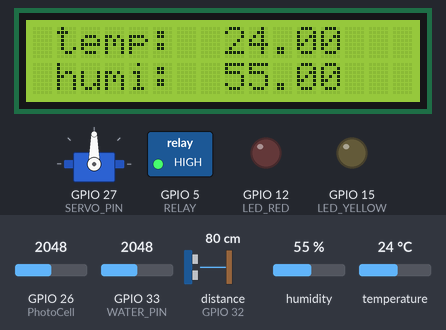
This sketch was run on a simulated ESP32. Shown: 16×2 character LCD, servo, switched loads named in the sketch (green lamp = pin HIGH), output pins drawn as LEDs (lit = HIGH). Wiring (inferred from the names in the program): ultrasonic range finder: trigger GPIO 13; echo GPIO 32. Inputs (shaded band) come from the test bench; at power-on: temperature 24 °C, GPIO 26 (PhotoCell) = 2048, humidity 55 %, distance to the obstacle (sensor on GPIO 32) 80 cm, GPIO 33 (WATER_PIN) = 2048. The echo pulse lasts 58.3 µs per cm; pins used as bus, display or sensor lines are not drawn; what the sketch prints to the serial monitor is not drawn.

Above: at 3.7 s.
3.8 s: temperature set to 27 °C
At 7.9 s:
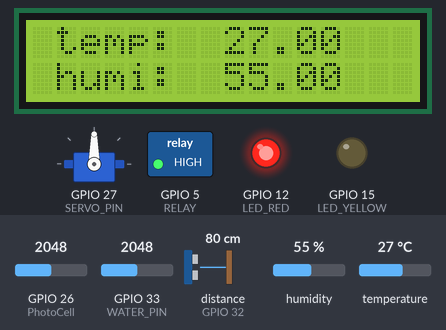
8.6 s: GPIO 26 (PhotoCell) set to 1944
At 11.9 s:
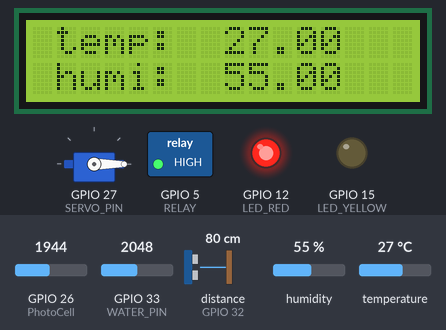
13.4 s: humidity set to 42 %
At 14.9 s:
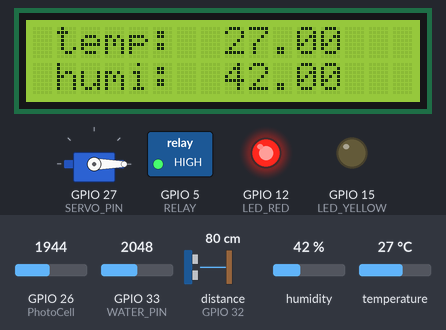
18.2 s: humidity set to 39 %
At 20.9 s:
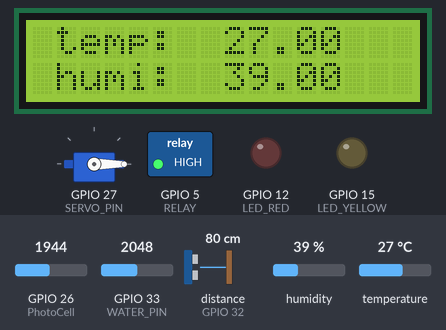
23.0 s: distance to the obstacle (sensor on GPIO 32) set to 2 cm
At 26.8 s:
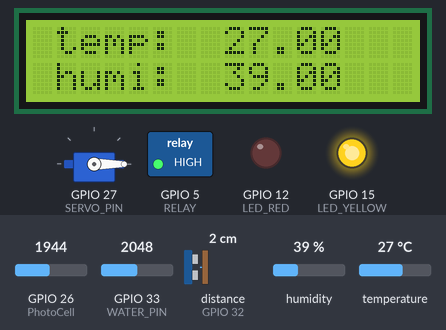
27.8 s: GPIO 33 (WATER_PIN) set to 460
At 29.7 s:
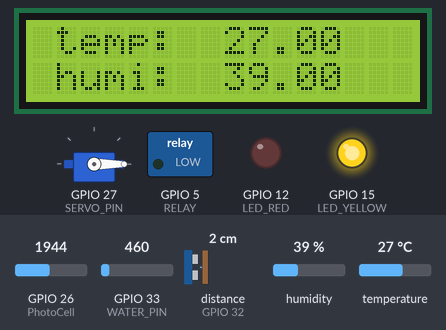
Timing chart, 0 to 31.2 s (numbered marks = the images above; inputs shaded):
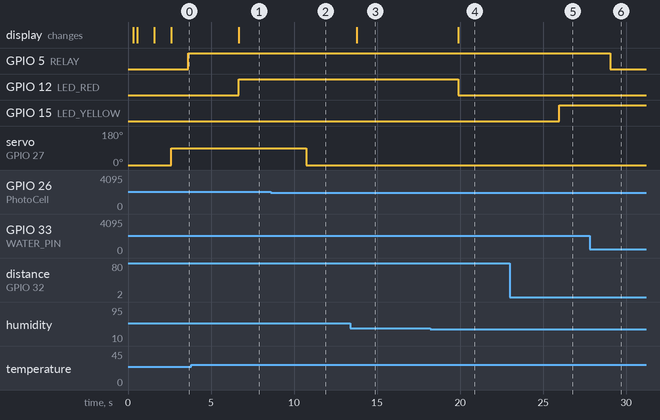

Measured:
- the behaviour switches between 25 and 26 °C on temperature (found by bisection; images 0 and 1)
- the behaviour switches between 2001 and 2000 on GPIO 26 (PhotoCell) (found by bisection; images 1 and 2)
- the behaviour switches between 41 and 40 % on humidity (found by bisection; images 3 and 4)
- after the input at 3.8 s, GPIO 12 (LED_RED): LOW → HIGH after 2.9 s; the display: changes after 2.9 s (image 1)
- after the input at 8.6 s, servo on GPIO 27 (SERVO_PIN): 90° → 0° after 2.1 s
- after the input at 13.4 s, the display: changes after 0.38 s (image 3)
- after the input at 18.2 s, GPIO 12 (LED_RED): HIGH → LOW after 1.7 s; the display: changes after 1.7 s (image 4)
- after the input at 23.0 s, GPIO 15 (LED_YELLOW): LOW → HIGH after 3.0 s
- after the input at 27.8 s, GPIO 5 (RELAY): HIGH → LOW after 1.2 s

The sketch:

Arduino_GreenHouseProject.ino
```cpp
// C++ code
//
#include <LiquidCrystal_I2C.h>
#include <ESP32Servo.h>
#include <DHT.h>
#define DHTTYPE DHT11
#define SPEED_OF_SOUND 0.034

LiquidCrystal_I2C LCD(0x27, 16, 2);
static const int DHT_PIN = 4;
static const int LED_RED = 12;
static const int LED_YELLOW = 15;
static int SERVO_PIN = 27;
static int PhotoCell = 26;
static int WATER_PIN = 33;
static int RELAY = 5;
const int TRIGGER_PIN = 13;
const int ECHO_PIN = 32;

int light = 0; // store the current light value

Servo myServo;
//Create and bind dht object to type and pin
DHT dht(DHT_PIN, DHTTYPE);

// Poll for humidity and temperature values from DHT sensor
static bool measure_env(float *temp, float *humidity){
  float h = dht.readHumidity();
  //read temperature as Celcius (the default)
  float t = dht.readTemperature();

  if(isnan(h) || isnan(t)) {
    return (false);
  }
  else {
    *temp = t;
    *humidity = h;

    return (true);
  }
}

void setup()
{
  //init Serial console
  Serial.begin(115200);

  //init DHT (humidity and temp sensor)
  dht.begin();

  //Red LED
  pinMode(LED_RED, OUTPUT);

  //Blue LED
  pinMode(LED_YELLOW, OUTPUT);

  //LCD
  LCD.init();
  delay(250);
  LCD.backlight();
  delay(250);
  LCD.print("HELLO");
  delay(1000)


;
  LCD.clear();
  delay(1000);

  //water level
  pinMode(WATER_PIN, INPUT);

  //Servo motor
  myServo.attach(SERVO_PIN);
  myServo.write(0);

  //Relay
  pinMode(RELAY, OUTPUT);

  //init pins
  pinMode(TRIGGER_PIN, OUTPUT);
  pinMode(ECHO_PIN, INPUT);
}

float measureDistance(){
  //reset trigger pin
 digitalWrite(TRIGGER_PIN, LOW);
 delayMicroseconds(2);

  //send pulse by setting trigger pin on HIGH state for 10us
 digitalWrite(TRIGGER_PIN, HIGH);
 delayMicroseconds(10);
 digitalWrite(TRIGGER_PIN, LOW);

  //read echo pin to get soundwave travel time, also in us
  long duration = pulseIn(ECHO_PIN, HIGH);

  //Calculate and return the distance in cm
  return duration * SPEED_OF_SOUND / 2;
}

void loop()
{
  float temperature;
  float humidity;

  light = analogRead(PhotoCell);
  int level = analogRead(WATER_PIN);

  if(measure_env(&temperature, &humidity)){
    Serial.print("temperature = ");
    Serial.println(temperature);
    Serial.print("humidity = ");
    Serial.println(humidity);

    LCD.setCursor(1, 0);
    LCD.print("temp: ");
    LCD.setCursor(8, 0);
    LCD.print(temperature);
    LCD.setCursor(1, 1);
    LCD.print("humi: ");
    LCD.setCursor(8, 1);
    LCD.print(humidity);
  }
  else{
    Serial.println("Nothing to report, sir!");
  }

  if(temperature > 25 && humidity > 40){
    digitalWrite(LED_RED, HIGH);
    Serial.println("Warning");
  }
  else{
    digitalWrite(LED_RED, LOW);
    Serial.println("Safe");
  }

  Serial.println(light); // print current  light value

  if(light > 2000) { // If it is bright...
        Serial.println("Bright");
        myServo.write(90);
        delay(1000);
    }
    else if(light > 600 && light < 2001) { // If  it is average light...
        Serial.println("Average");
        myServo.write(0);
    }
    else { // If it's dark...
        Serial.println("Dark");
        myServo.write(0);
        delay(1000);
    }

  Serial.print("Water Level: ");
  Serial.println(level);

  if(level>500){
    digitalWrite(RELAY, HIGH);
  }
  else{
    digitalWrite(RELAY, LOW);
  }

  float distance = measureDistance();

  Serial.print("Distance: ");
  Serial.println(distance);

  if(distance < 10.0){
    digitalWrite(LED_YELLOW, HIGH);
  }
  else{
    digitalWrite(LED_YELLOW, LOW);
  }

  delay(3000);
}
```
